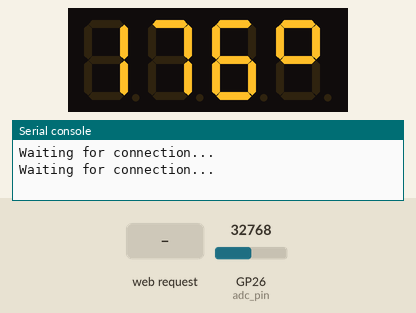
Simulated run of this program. Board: Raspberry Pi Pico running MicroPython. On the bench: 4-digit seven-segment display, the last lines printed to the serial console. The inputs (shaded band) are chosen by the test bench; at power-on: GP26 (adc_pin) = 32768 (analog values on the 0–65535 scale). WiFi joins after 1.5 s; threads take turns every 2 ms; library files of the repository ran but are not shown: tm1637.py.

Above: at 2.2 s.
2.3 s: GP26 (adc_pin) set to 19660
At 4.2 s:
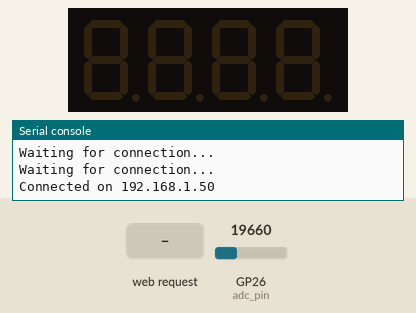
4.5 s: HTTP request GET / received
7.1 s: GP26 (adc_pin) set to 18080
At 8.82 s:
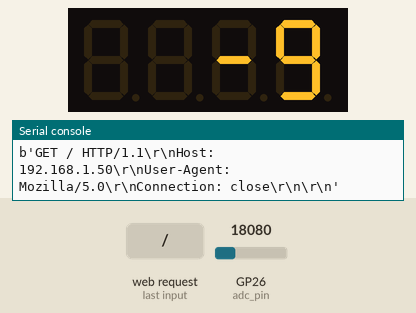
10.1 s: GP26 (adc_pin) set to 16832
At 13.43 s:
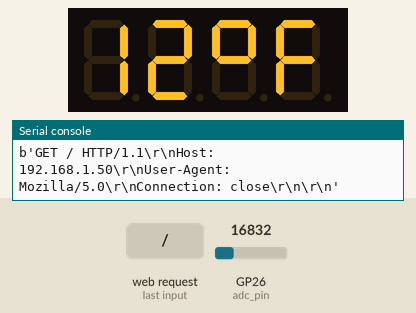
Timing chart, 0 to 14.7 s (numbered marks = the images above; inputs shaded):
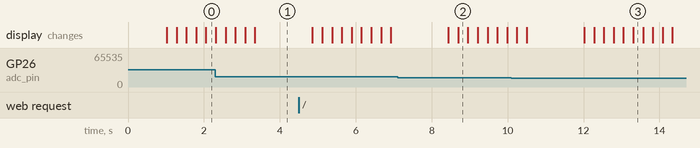

The program:

main.py
```python
import network
import socket
from time import sleep
import tm1637
import machine
from machine import Pin, ADC
import _thread

ssid = 'get_shredded'
password = 'Build_Biz_190_8%'

# Calculate Fahrenheit from Analog read
def get_temp(pin):
    return ((pin.read_u16()*3.3/65535 - 1.25) / 0.005) * 9 / 5 + 32

def connect():
    #Connect to WLAN
    wlan = network.WLAN(network.STA_IF)
    wlan.active(True)
    wlan.connect(ssid, password)
    while wlan.isconnected() == False:
        print('Waiting for connection...')
        sleep(1)
    ip = wlan.ifconfig()[0]
    print(f'Connected on {ip}')
    return ip

def open_socket(ip):
    # Open a socket
    address = (ip, 80)
    connection = socket.socket()
    connection.bind(address)
    connection.listen(1)
    return connection

def webpage(temp, state):
    html = f"""
        <!DOCTYPE html>
        <html>
        <body>
        <p>Pico W Sensor</p>
        <p>Temperature is {temp}</p>
        </body>
        </html>
        """
    return str(html)

def serve(connection):
   #Start a web server
    state = 'OFF'
    #pico_led.off()
    while True:
        # Program waits here for client request
        client = connection.accept()[0]
        temp = get_temp(thermocouple)
        request = client.recv(1024)
        request = str(request)
        print(request)
        html = webpage(temp, state)
        client.send(html)
        client.close()


# Define analog to digital pin
adc_pin = Pin(26, mode=Pin.IN)
thermocouple = ADC(adc_pin)

# Define TM1637 7 segment display object
tm = tm1637.TM1637(clk=Pin(1), dio=Pin(0))

# Flash bEEF
tm.hex(0xbeef)
global temp
temp = 0
sleep(1)
# Scroll temperature on TM1637 display
def scroll_temp():
    while True:
        temp = get_temp(thermocouple)
        tm.scroll(str(int(temp))+'*f')
        sleep(1)
# Start new thread to leave one thread handling 7 segment display
second_thread = _thread.start_new_thread(scroll_temp, ())

# Other thread continues executing code:
try:
    ip = connect()
    conection = open_socket(ip)
    serve(conection)

except KeyboardInterrupt:
    machine.reset()
```

Measured:
- the behaviour switches between 17552 and 17536 on GP26 (adc_pin) (found by bisection; images 2 and 3)
